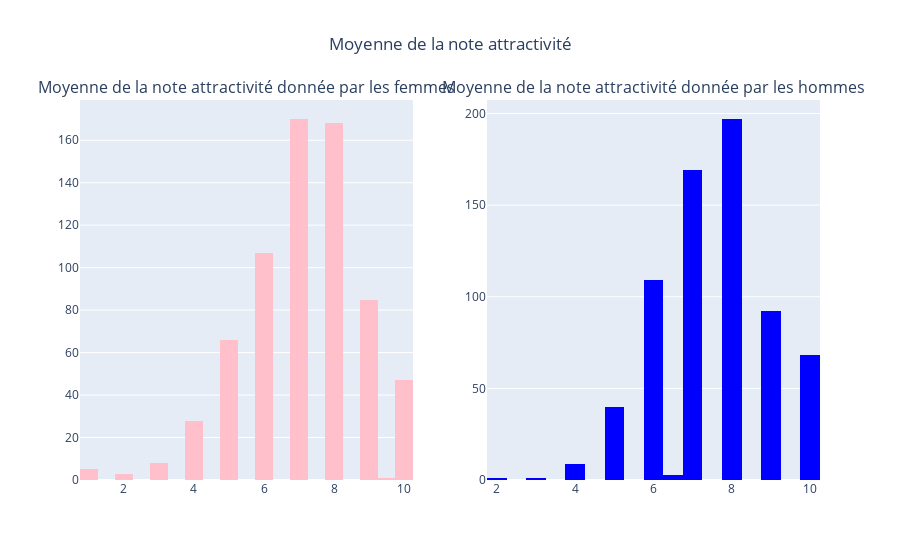

Source (notebook cell):
### Markdown cell above
`Légende`:

Attributs à noter après chaque `date` :
- attr = attractivité
- sinc = scincérités
- intel = intelligence
- fun = amusant
- amb = ambitieux
- shar = partage de centres d'intérets et hobbies

Autres Attributs :
- like = comment aimez vous cette personne ?
- prob = quelle probabilité pensez-vous que l'autre personne dise oui pour vous ?
- met = avez-vous déjà rencontré l'autre personne ?
- attr_o = note par partenaire le soir de l'événement, pour les 6 attributs
- dec_o = décison du partenaire
- match = est ce que le rdv a matché ?

### Code cell
# Selection des lignes où match == 1 et des colonnes 'match', 'attr', 'gender'
attributes_arr = ['id', 'gender', 'partner', 'attr', 'sinc', 'intel', 'fun', 'amb', 'shar', 'attr_o', 'like', 'prob', 'met', 'match', 'dec_o', 'age', 'age_o', 'race', 'race_o']
df_attr = df[attributes_arr]

df_attr_match_ok = df_attr.loc[df_attr['match'] == 1, ['match', 'attr', 'gender']]

df_attr_match_ok_male = df_attr_match_ok.loc[df_attr_match_ok['gender'] == 1, :]
df_attr_match_ok_female = df_attr_match_ok.loc[df_attr_match_ok['gender'] == 0, :]

fig = go.Figure()

fig = make_subplots(rows = 1, cols = 2, subplot_titles = ("Moyenne de la note attractivité donnée par les femmes", "Moyenne de la note attractivité donnée par les hommes"))

fig.add_trace(
    go.Histogram(
        x=df_attr_match_ok_female["attr"],
        marker_color='pink'
    ),
    row=1,
    col=1
)

fig.add_trace(
    go.Histogram(
        x=df_attr_match_ok_male["attr"],
        marker_color='blue'
    ),
    row=1,
    col=2
)

# Mise à jour de la disposition
fig.update_layout(
    title=go.layout.Title(text="Moyenne de la note attractivité" , x=0.5),
    showlegend=False
)

### Figure 1 — Plotly figure (JSON) as saved in the notebook; plotly's stock layout.template omitted (floating-point values rounded to 4 significant figures; data arrays with more than 128 entries replaced by an {"elided": "..."} marker saying what was removed)
{"data": [{"marker": {"color": "pink"}, "type": "histogram", "x": {"elided": "690 float values"}, "xaxis": "x", "yaxis": "y"}, {"marker": {"color": "blue"}, "type": "histogram", "x": {"elided": "690 float values"}, "xaxis": "x2", "yaxis": "y2"}], "layout": {"annotations": [{"font": {"size": 16}, "showarrow": false, "text": "Moyenne de la note attractivité donnée par les femmes", "x": 0.225, "xanchor": "center", "xref": "paper", "y": 1, "yanchor": "bottom", "yref": "paper"}, {"font": {"size": 16}, "showarrow": false, "text": "Moyenne de la note attractivité donnée par les hommes", "x": 0.775, "xanchor": "center", "xref": "paper", "y": 1, "yanchor": "bottom", "yref": "paper"}], "showlegend": false, "title": {"text": "Moyenne de la note attractivité", "x": 0.5}, "xaxis": {"anchor": "y", "domain": [0, 0.45]}, "xaxis2": {"anchor": "y2", "domain": [0.55, 1]}, "yaxis": {"anchor": "x", "domain": [0, 1]}, "yaxis2": {"anchor": "x2", "domain": [0, 1]}}}
